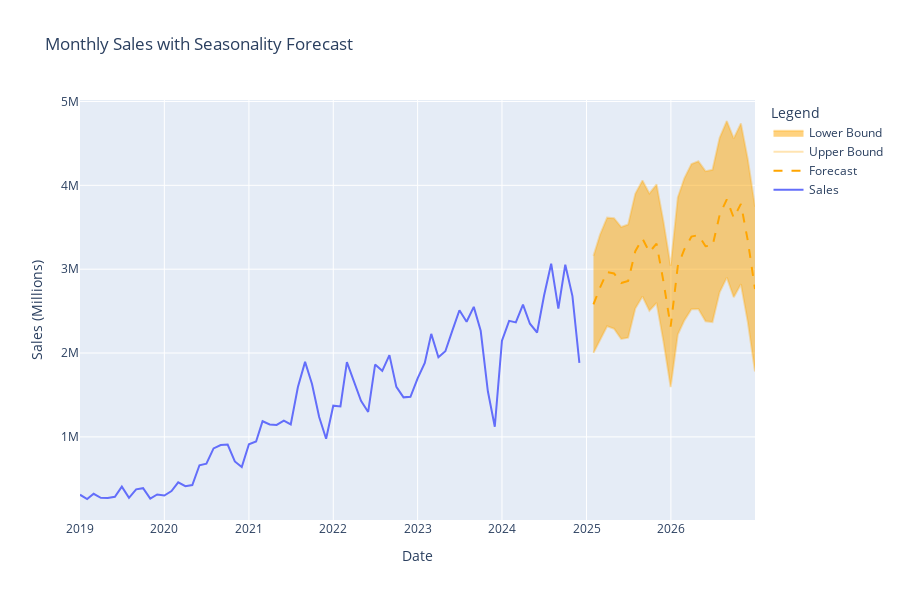

This figure's notebook cell:
### Code cell
from statsmodels.tsa.statespace.sarimax import SARIMAX
import plotly.graph_objects as go
import pandas as pd
import warnings
warnings.filterwarnings('ignore')

# SARIMA hyperparameters
sales_sarima_model = SARIMAX(monthly_performance['sales'], order=(1, 1, 1), seasonal_order=(1, 1, 1, 12))
sales_sarima_result = sales_sarima_model.fit()

# Forecast range (end of 2026)
forecast_steps = 24  # Forecast for 24 months (end of 2026)

# Forecast the values
forecast = sales_sarima_result.get_forecast(steps=forecast_steps)
forecast_df = forecast.summary_frame()

# Prepare forecast dates
forecast_index = pd.date_range(monthly_performance.index[-1], periods=forecast_steps+1, freq='M')[1:]
forecast_df['date'] = forecast_index

# Plot with Plotly
fig = go.Figure()

# Plot observed sales
fig.add_trace(go.Scatter(
    x=monthly_performance.index,
    y=monthly_performance['sales'],
    mode='lines',
    name='Sales'
))

# Plot forecasted sales
fig.add_trace(go.Scatter(
    x=forecast_df['date'],
    y=forecast_df['mean'],
    mode='lines',
    name='Forecast',
    line=dict(color='orange', dash='dash')
))

# Confidence interval (shaded region)
fig.add_trace(go.Scatter(
    x=forecast_df['date'],
    y=forecast_df['mean_ci_upper'],
    fill=None,
    mode='lines',
    line_color='rgba(255,165,0,0.3)',
    name='Upper Bound'
))

fig.add_trace(go.Scatter(
    x=forecast_df['date'],
    y=forecast_df['mean_ci_lower'],
    fill='tonexty',
    mode='lines',
    line_color='rgba(255,165,0,0.3)',
    name='Lower Bound'
))

# Layout customization
fig.update_layout(
    title='Monthly Sales with Seasonality Forecast',
    xaxis_title='Date',
    yaxis_title='Sales (Millions)',
    height=600,
    width=900,
    legend_title='Legend'
)

fig.show()
fig.write_html('monthly_sales_forecast.html')
